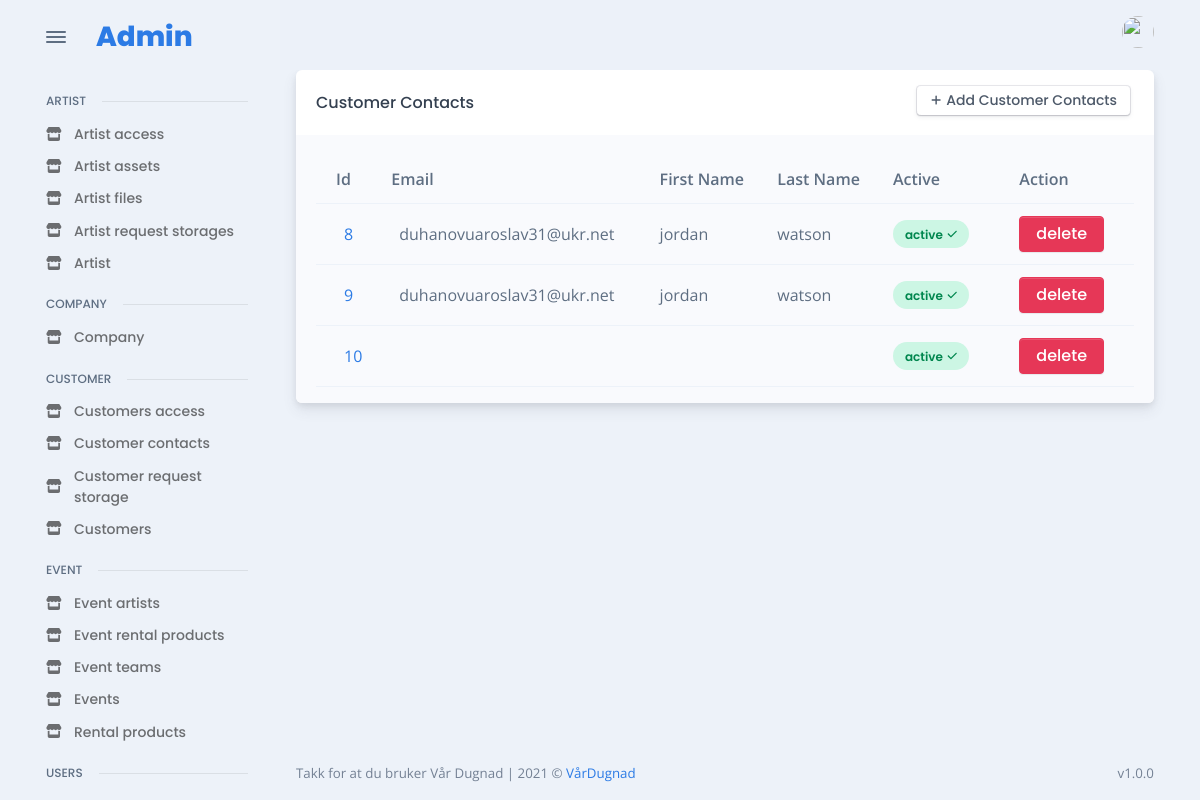
The app's page /en/admin_site/customer/all_customer_contacts (signed in) with its own data.
### customer/models.py (models this page shows, shortened)
class CustomerContacts(models.Model):
    customer = models.ForeignKey(
        Customer, verbose_name=("customer"), on_delete=models.CASCADE
    )
    first_name = models.CharField("first name", max_length=255)
    last_name = models.CharField("last name", max_length=255)
    phone = models.CharField("phone", max_length=255)
    email = models.EmailField("email", max_length=255)
    role = models.CharField("role", max_length=255)
    birthdate = models.CharField("birth date", max_length=255)
    signatory_rights = models.BooleanField(default=True)
    active = models.BooleanField(default=True)

### admin_app/admin_customer/views.py (the view)
# urls.py: path("all_customer_contacts", CustomerContactsListView.as_view(), name = "admin_get_all_customer_contacts"),
class CustomerContactsListView(LoginRequiredMixin, ListView):
    model = CustomerContacts
    template_name = "admin/pages/customer/contacts/all.html"
    context_object_name = "contacts"

### templates/admin/pages/customer/contacts/all.html (shortened to what this page needs)
{% extends 'base/admin_base.html' %}
{% load static %}
{% load widget_tweaks %}
{% block content %}
<div class="card">
  <div class="card-header">
    <div class="row flex-between-center">
      <div class="col-4 col-sm-auto d-flex align-items-center pe-0">
        <h5 class="fs-0 mb-0 text-nowrap py-2 py-xl-0">Customer Contacts</h5>
      </div>
      <div class="col-8 col-sm-auto text-end ps-2">
        <a href="{% url 'admin_add_new_customer_contacts' %}" class="btn btn-falcon-default btn-sm me-1 mb-1">
          <span class="fas fa-plus me-1" data-fa-transform="shrink-3"></span>Add Customer Contacts
        </a>
      </div>
    </div>
  </div>
  <div class="card-body bg-light pb-0">
    <div class="table-responsive scrollbar">
      {% if contacts|length %}
      <table class="table table-hover table-striped overflow-hidden">
        <thead>
          <tr>
            <th scope="col">Id</th>
            <th scope="col">Email</th>
            <th scope="col">First Name</th>
            <th scope="col">Last Name</th>
            <th scope="col">Active</th>
            <th></th>
            <th scope="col">Action</th>
          </tr>
        </thead>
        <tbody>
          {% for contact in contacts %}
          <tr class="align-middle">
            <td class="text-nowrap">
              <div class="d-flex align-items-center">
                <div class="ms-2"><a href="{% url 'admin_change_details_customer_contacts' contact.id %}">{{contact.id}}</a></div>
              </div>
            </td>
            <td class="text-nowrap">
              <div class="d-flex align-items-center">
                <div class="ms-2">{{contact.email}}</div>
              </div>
            </td>
            <td class="text-nowrap"> {{contact.first_name}} </td>
            <td class="text-nowrap"> {{contact.last_name}} </td>
            {% if contact.active %}
              <td><span class="badge badge rounded-pill d-block p-2 badge-soft-success">active<span class="ms-1 fas fa-check" data-fa-transform="shrink-2"></span></span></td>
            {% else %}
              <td><span class="badge badge rounded-pill d-block p-2 badge-soft-danger">disabled<span class="ms-1 fas fa-times" data-fa-transform="shrink-2"></span></span></td>
            {% endif %}
            <td></td>
            <td><a class="btn btn-danger"  href="{% url 'admin_delete_customer_contacts' contact.id %}">delete</a></tr>
          {% endfor %}
        </tbody>
      </table>
      {% else %}
          <p>There is no artist yet, try to add some</p>
      {% endif %}
    </div>
  </div>
  </div>
{% endblock %}

### records on screen
CustomerContacts: id "8", email "duhanovuaroslav31@ukr.net", first_name "jordan", last_name "watson", active "active"
CustomerContacts: id "9", email "duhanovuaroslav31@ukr.net", first_name "jordan", last_name "watson", active "active"
CustomerContacts: id "10", active "active"
